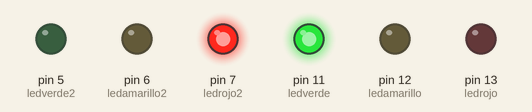
A sketch run on a simulated Arduino Uno, built with avr-gcc and run on an emulated ATmega328P. On the bench: output pins drawn as LEDs (lit = HIGH).

Above: at 5.0 s.
At 10.2 s:
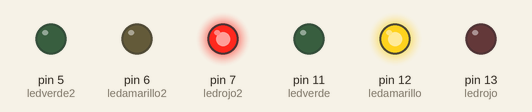
At 11.7 s:
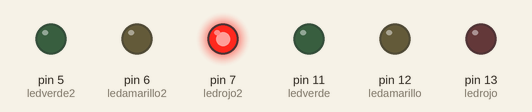
At 18.0 s:
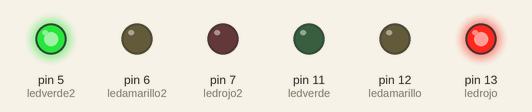
At 23.2 s:
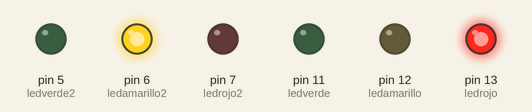
At 25.7 s:
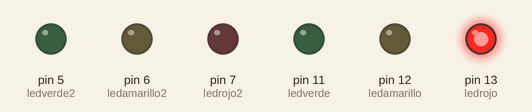
Timing chart, 0 to 33.8 s (numbered marks = the images above):
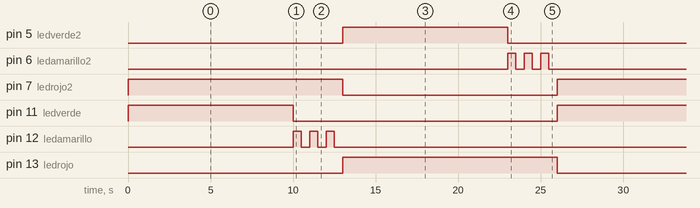

Measured:
- by itself, pin 5 (ledverde2), pin 11 (ledverde): alternates HIGH for 10.0 s and LOW for 16.0 s
- by itself, pin 6 (ledamarillo2), pin 12 (ledamarillo): repeats every 26.0 s: 2 × (LOW 0.50 s, HIGH 0.50 s), LOW 23.5 s, HIGH 0.50 s
- by itself, pin 7 (ledrojo2), pin 13 (ledrojo): alternates HIGH for 13.0 s and LOW for 13.0 s

The sketch:

practica3.ino.ino
```cpp
byte ledrojo = 13, ledverde = 11, ledamarillo = 12, ledrojo2 = 7, ledamarillo2 = 6, ledverde2 = 5;
void parpadeo(int i, byte colorled, int encendido, int apagado) {
  int j=0;
  while (j<i){
  digitalWrite(colorled, HIGH); delay(encendido); digitalWrite(colorled, LOW); delay(apagado);
  j++;
  }
}
void setup() {
  // put your setup code here, to run once:
  pinMode(ledrojo, OUTPUT);
  pinMode(ledamarillo, OUTPUT);
  pinMode(ledverde, OUTPUT);
  pinMode(ledrojo2, OUTPUT);
  pinMode(ledamarillo2, OUTPUT);
  pinMode(ledverde2, OUTPUT);
}

void loop() {
  // put your main code here, to run repeatedly:
digitalWrite(ledrojo2, HIGH);
parpadeo(1, ledverde, 10000, 0);
parpadeo(3, ledamarillo, 500, 500);
digitalWrite(ledrojo2, LOW);
digitalWrite(ledrojo, HIGH);
parpadeo(1, ledverde2, 10000, 0);
parpadeo(3, ledamarillo2, 500, 500);
digitalWrite(ledrojo, LOW);
}
```
